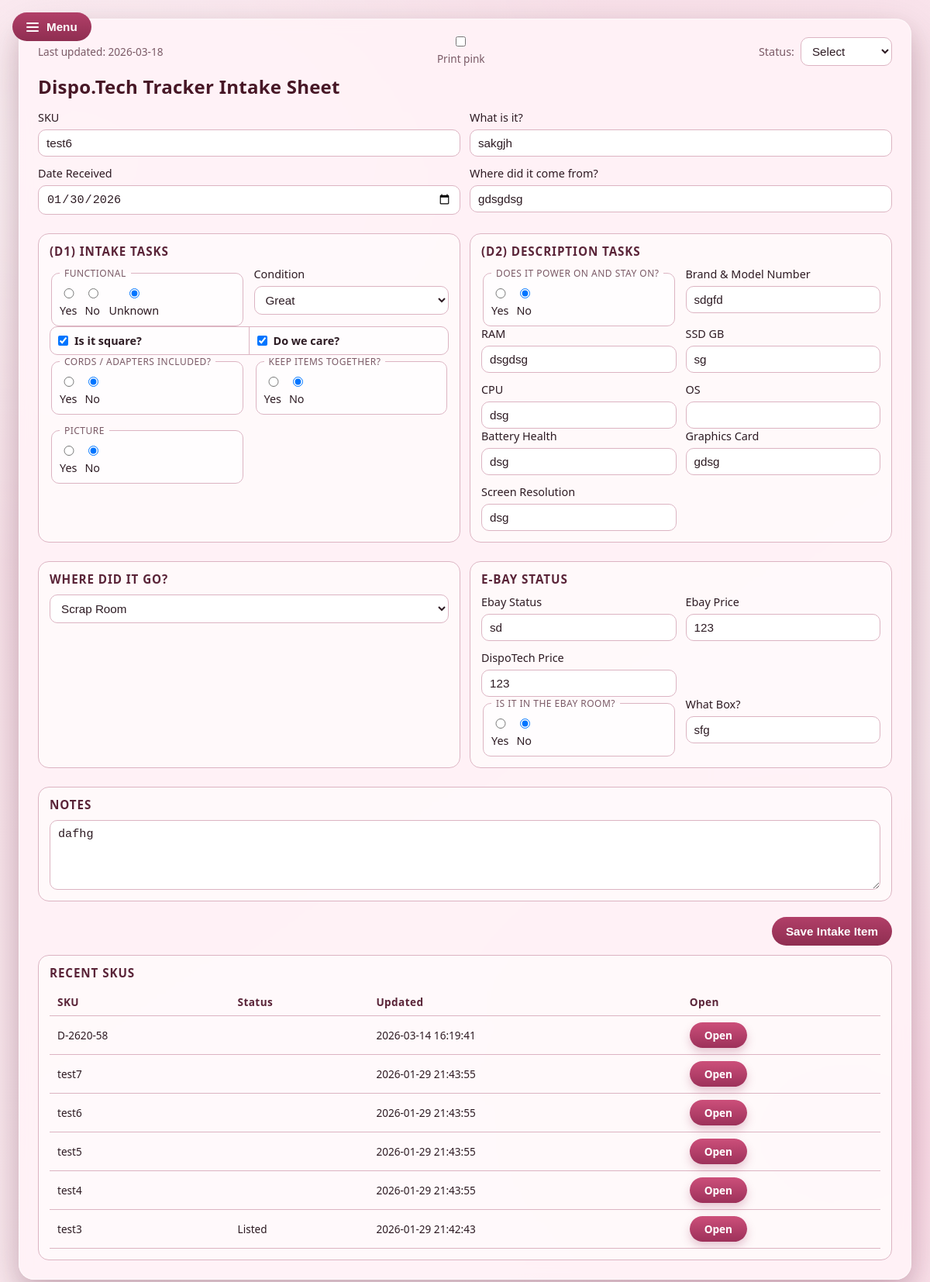
The page /index.php?sku=test6 on the database its author committed.
### tables this page shows
CREATE TABLE intake_items (
    id INTEGER PRIMARY KEY AUTOINCREMENT,
    created_at TEXT NOT NULL DEFAULT (datetime('now')),
    updated_at TEXT NOT NULL DEFAULT (datetime('now')),
    sku TEXT,
    status TEXT,
    what_is_it TEXT,
    date_received TEXT,
    source TEXT,
    functional TEXT,
    condition TEXT,
    is_square INTEGER,
    care_if_square INTEGER,
    cords_adapters TEXT,
    keep_items_together TEXT,
    picture_taken TEXT,
    power_on TEXT,
    brand_model TEXT,
    ram TEXT,
    ssd_gb TEXT,
    cpu TEXT,
    battery_health TEXT,
    graphics_card TEXT,
    screen_resolution TEXT,
    where_it_goes TEXT,
    ebay_status TEXT,
    ebay_price REAL,
    dispotech_price REAL,
    in_ebay_room TEXT,
    what_box TEXT,
    notes TEXT
, sku_normalized TEXT, os TEXT);

### index.php (the view, shortened to what this page needs)
<?php
$pdo = new PDO('sqlite:' . DB_PATH, null, null, [
    PDO::ATTR_ERRMODE => PDO::ERRMODE_EXCEPTION,
]);
$pdo->exec(<<<'SQL'
CREATE TABLE IF NOT EXISTS intake_items (
    id INTEGER PRIMARY KEY AUTOINCREMENT,
    created_at TEXT NOT NULL DEFAULT (datetime('now')),
    updated_at TEXT NOT NULL DEFAULT (datetime('now')),
    sku TEXT,
    status TEXT,
    what_is_it TEXT,
    date_received TEXT,
    source TEXT,
    functional TEXT,
    condition TEXT,
    is_square INTEGER,
    care_if_square INTEGER,
    cords_adapters TEXT,
    keep_items_together TEXT,
    picture_taken TEXT,
    power_on TEXT,
    brand_model TEXT,
    ram TEXT,
    ssd_gb TEXT,
    cpu TEXT,
    os TEXT,
    battery_health TEXT,
    graphics_card TEXT,
    screen_resolution TEXT,
    where_it_goes TEXT,
    ebay_status TEXT,
    ebay_price REAL,
    dispotech_price REAL,
    in_ebay_room TEXT,
    what_box TEXT,
    notes TEXT
);
SQL);
$pdo->exec("CREATE INDEX IF NOT EXISTS idx_intake_items_sku_normalized ON intake_items (sku_normalized)");
$pdo->exec("UPDATE intake_items SET sku_normalized = UPPER(TRIM(COALESCE(sku, ''))) WHERE sku_normalized IS NULL OR sku_normalized = ''");
function normalizeSku(string $sku): string
{
    return strtoupper(trim($sku));
}
$lookupSku = trim($_GET['sku'] ?? '');
$lookupSkuNormalized = normalizeSku($lookupSku);
$currentItem = null;
if ($lookupSkuNormalized !== '') {
    $stmt = $pdo->prepare('SELECT * FROM intake_items WHERE sku_normalized = :sku_normalized ORDER BY id DESC LIMIT 1');
    $stmt->execute(['sku_normalized' => $lookupSkuNormalized]);
    $currentItem = $stmt->fetch(PDO::FETCH_ASSOC) ?: null;
}
$recent = $pdo->query('SELECT * FROM intake_items ORDER BY id DESC LIMIT 25')->fetchAll(PDO::FETCH_ASSOC);
$formData = $_POST;
if (!$formData && $currentItem) {
    $formData = $currentItem;
}
function h(?string $value): string
{
    return htmlspecialchars($value ?? '', ENT_QUOTES, 'UTF-8');
}
function checked(string $name, string $value, array $formData): string
{
    return (($formData[$name] ?? '') === $value) ? 'checked' : '';
}
?>
<!doctype html>
<html lang="en">
<head>
  <link rel="stylesheet" href="assets/style.css">
</head>
<body>
  <main class="page">
    <div class="app-menu">
      <button type="button" class="menu-toggle" aria-expanded="false" aria-controls="global-menu" id="menu-toggle">
        <span class="hamburger" aria-hidden="true"></span>
        <span>Menu</span>
      </button>
    </div>
    <section class="sheet intake">
      <div class="sheet-scale" id="sheet-scale">
        <div class="sheet-content" id="sheet-content">
          <header class="sheet-header">
        <div class="updated">Last updated: <span><?php echo date('Y-m-d'); ?></span></div>
        <label class="print-toggle">
          <input type="checkbox" id="print-pink">
          <span>Print pink</span>
        </label>
        <div class="status">
          <label>
            <span>Status:</span>
            <select name="status" form="intake-form">
              <option value="">Select</option>
            </select>
          </label>
        </div>
      </header>
      <h1>Dispo.Tech Tracker Intake Sheet</h1>
      <form id="intake-form" method="post" class="form-grid">
        <div class="form-columns">
          <div class="row">
            <label>SKU
              <input type="text" name="sku" value="<?php echo h($formData['sku'] ?? ''); ?>" required>
            </label>
            <label>What is it?
              <input type="text" name="what_is_it" value="<?php echo h($formData['what_is_it'] ?? ''); ?>">
            </label>
          </div>
          <div class="row">
            <label>Date Received
              <input type="date" name="date_received" value="<?php echo h($formData['date_received'] ?? ''); ?>">
            </label>
            <label>Where did it come from?
              <input type="text" name="source" value="<?php echo h($formData['source'] ?? ''); ?>">
            </label>
          </div>
          <div class="section">
            <h2>(D1) Intake Tasks</h2>
            <div class="row">
              <fieldset>
                <legend>Functional</legend>
                <label><input type="radio" name="functional" value="Yes" <?php echo checked('functional','Yes', $formData); ?>> Yes</label>
                <label><input type="radio" name="functional" value="No" <?php echo checked('functional','No', $formData); ?>> No</label>
                <label><input type="radio" name="functional" value="Unknown" <?php echo checked('functional','Unknown', $formData); ?>> Unknown</label>
              </fieldset>
              <label>Condition
                <select name="condition">
                  <?php foreach (['Good','Great','Excellent','Unicorn'] as $opt): ?>
                    <option value="<?php echo $opt; ?>" <?php echo (($formData['condition'] ?? '') === $opt) ? 'selected' : ''; ?>><?php echo $opt; ?></option>
                  <?php endforeach; ?>
                </select>
              </label>
            </div>
            <div class="row">
              <div class="conjoined">
                <label class="segment">
                  <input type="checkbox" name="is_square" <?php echo !empty($formData['is_square']) ? 'checked' : ''; ?>>
                  <span>Is it square?</span>
                </label>
                <label class="segment">
                  <input type="checkbox" name="care_if_square" <?php echo !empty($formData['care_if_square']) ? 'checked' : ''; ?>>
                  <span>Do we care?</span>
                </label>
              </div>
            </div>
            <div class="row">
              <fieldset>
                <legend>Cords / adapters included?</legend>
                <label><input type="radio" name="cords_adapters" value="Yes" <?php echo checked('cords_adapters','Yes', $formData); ?>> Yes</label>
                <label><input type="radio" name="cords_adapters" value="No" <?php echo checked('cords_adapters','No', $formData); ?>> No</label>
              </fieldset>
              <fieldset>
                <legend>Keep items together?</legend>
                <label><input type="radio" name="keep_items_together" value="Yes" <?php echo checked('keep_items_together','Yes', $formData); ?>> Yes</label>
                <label><input type="radio" name="keep_items_together" value="No" <?php echo checked('keep_items_together','No', $formData); ?>> No</label>
              </fieldset>
              <fieldset>
                <legend>Picture</legend>
                <label><input type="radio" name="picture_taken" value="Yes" <?php echo checked('picture_taken','Yes', $formData); ?>> Yes</label>
                <label><input type="radio" name="picture_taken" value="No" <?php echo checked('picture_taken','No', $formData); ?>> No</label>
              </fieldset>
            </div>
          </div>
          <div class="section">
            <h2>(D2) Description Tasks</h2>
            <div class="row">
              <fieldset>
                <legend>Does it power on and stay on?</legend>
                <label><input type="radio" name="power_on" value="Yes" <?php echo checked('power_on','Yes', $formData); ?>> Yes</label>
                <label><input type="radio" name="power_on" value="No" <?php echo checked('power_on','No', $formData); ?>> No</label>
              </fieldset>
              <label>Brand & Model Number
                <input type="text" name="brand_model" value="<?php echo h($formData['brand_model'] ?? ''); ?>">
              </label>
            </div>
            <div class="row">
              <label>RAM
                <input type="text" name="ram" value="<?php echo h($formData['ram'] ?? ''); ?>">
              </label>
              <label>SSD GB
                <input type="text" name="ssd_gb" value="<?php echo h($formData['ssd_gb'] ?? ''); ?>">
              </label>
              <label>CPU
                <input type="text" name="cpu" value="<?php echo h($formData['cpu'] ?? ''); ?>">
              </label>
              <label>OS
                <input type="text" name="os" value="<?php echo h($formData['os'] ?? ''); ?>">
              </label>
            </div>
            <div class="row">
              <label>Battery Health
                <input type="text" name="battery_health" value="<?php echo h($formData['battery_health'] ?? ''); ?>">
              </label>
              <label>Graphics Card
                <input type="text" name="graphics_card" value="<?php echo h($formData['graphics_card'] ?? ''); ?>">
              </label>
              <label>Screen Resolution
                <input type="text" name="screen_resolution" value="<?php echo h($formData['screen_resolution'] ?? ''); ?>">
              </label>
            </div>
          </div>
          <div class="section">
            <h2>Where did it go?</h2>
            <div class="row">
              <label>
                <select name="where_it_goes">
                  <?php foreach (['D2 - Description','Scrap Room'] as $opt): ?>
                    <option value="<?php echo $opt; ?>" <?php echo (($formData['where_it_goes'] ?? '') === $opt) ? 'selected' : ''; ?>><?php echo $opt; ?></option>
                  <?php endforeach; ?>
                </select>
              </label>
            </div>
          </div>
          <div class="section">
            <h2>E-Bay Status</h2>
            <div class="row">
              <label>Ebay Status
                <input type="text" name="ebay_status" value="<?php echo h($formData['ebay_status'] ?? ''); ?>">
              </label>
              <label>Ebay Price
                <input type="number" step="0.01" name="ebay_price" value="<?php echo h(isset($formData['ebay_price']) ? (string)$formData['ebay_price'] : ''); ?>">
              </label>
              <label>DispoTech Price
                <input type="number" step="0.01" name="dispotech_price" value="<?php echo h(isset($formData['dispotech_price']) ? (string)$formData['dispotech_price'] : ''); ?>">
              </label>
            </div>
            <div class="row">
              <fieldset>
                <legend>Is it in the EBay Room?</legend>
                <label><input type="radio" name="in_ebay_room" value="Yes" <?php echo checked('in_ebay_room','Yes', $formData); ?>> Yes</label>
                <label><input type="radio" name="in_ebay_room" value="No" <?php echo checked('in_ebay_room','No', $formData); ?>> No</label>
              </fieldset>
              <label>What Box?
                <input type="text" name="what_box" value="<?php echo h($formData['what_box'] ?? ''); ?>">
              </label>
            </div>
          </div>
        </div>
        <div class="section notes">
          <h2>Notes</h2>
          <textarea name="notes" rows="3"><?php echo h($formData['notes'] ?? ''); ?></textarea>
        </div>
        <div class="actions">
          <button type="submit">Save Intake Item</button>
        </div>
      </form>
      <section class="section recent-items">
        <h2>Recent SKUs</h2>
        <div class="table-wrap">
          <table>
            <thead>
              <tr>
                <th>SKU</th>
                <th>Status</th>
                <th>Updated</th>
                <th>Open</th>
              </tr>
            </thead>
            <tbody>
              <?php if (!$recent): ?>
                <tr>
                  <td colspan="4">No intake items saved yet.</td>
                </tr>
              <?php else: ?>
                <?php foreach ($recent as $item): ?>
                  <tr>
                    <td><?php echo h($item['sku'] ?? ''); ?></td>
                    <td><?php echo h($item['status'] ?? ''); ?></td>
                    <td><?php echo h($item['updated_at'] ?? ''); ?></td>
                    <td><a class="open-link" href="index.php?sku=<?php echo urlencode((string)($item['sku'] ?? '')); ?>">Open</a></td>
                  </tr>
                <?php endforeach; ?>
              <?php endif; ?>
            </tbody>
          </table>
        </div>
      </section>
        </div>
      </div>
    </section>
  </main>
</body>
</html>

### rows shown on the page
intake_items: sku "test6", what_is_it "sakgjh", date_received "01/30/2026", source "gdsgdsg", condition "Great", is_square "☑", care_if_square "☑", brand_model "sdgfd", ram "dsgdsg", ssd_gb "sg", cpu "dsg", battery_health "dsg", graphics_card "gdsg", screen_resolution "dsg", where_it_goes "Scrap Room", ebay_status "sd", ebay_price "123", dispotech_price "123", what_box "sfg", notes "dafhg", updated_at "2026-01-29 21:43:55"
intake_items: sku "D-2620-58", updated_at "2026-03-14 16:19:41"
intake_items: sku "test7", updated_at "2026-01-29 21:43:55"
intake_items: sku "test5", updated_at "2026-01-29 21:43:55"
intake_items: sku "test4", updated_at "2026-01-29 21:43:55"
intake_items: sku "test3", status "Listed", updated_at "2026-01-29 21:42:43"
